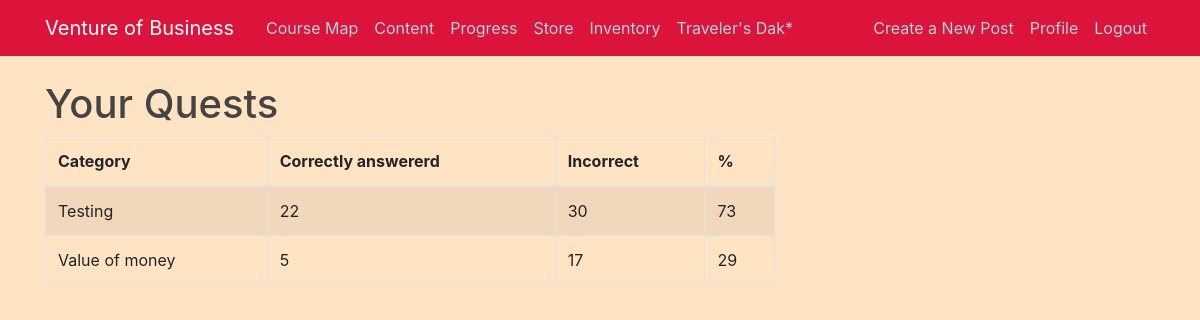
/quiz/progress/ (signed in), run on an earlier commit of the app's database.
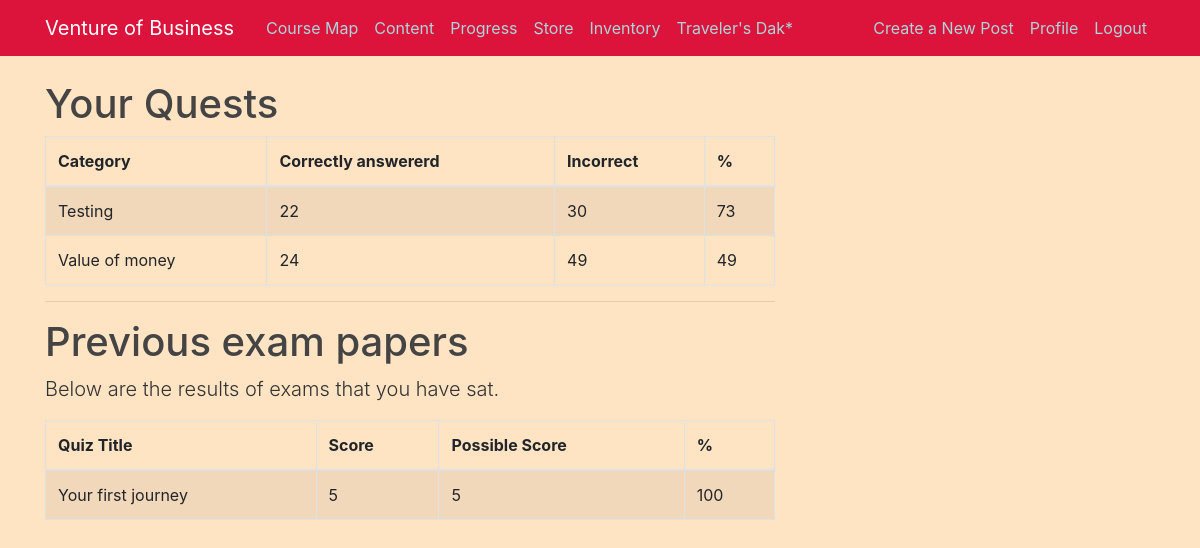
And on a later commit of the database.
### quiz/models.py (models this page shows, shortened)
class Category(models.Model):
    category = models.CharField(
        verbose_name=_("Category"),
        max_length=250, blank=True,
        unique=True, null=True)
    objects = CategoryManager()
    class Meta:
        verbose_name = _("Category")
        verbose_name_plural = _("Categories")

class Sitting(models.Model):
    user = models.ForeignKey(settings.AUTH_USER_MODEL, verbose_name=_("User"), on_delete=models.CASCADE)
    quiz = models.ForeignKey(Quiz, verbose_name=_("Quiz"), on_delete=models.CASCADE)
    question_order = models.CharField(validators=[validate_comma_separated_integer_list],
        max_length=1024, verbose_name=_("Question Order"))
    question_list = models.CharField(validators=[validate_comma_separated_integer_list],
        max_length=1024, verbose_name=_("Question List"))
    incorrect_questions = models.CharField(validators=[validate_comma_separated_integer_list],
        max_length=1024, blank=True, verbose_name=_("Incorrect questions"))
    current_score = models.IntegerField(verbose_name=_("Current Score"))
    complete = models.BooleanField(default=False, blank=False,
                                   verbose_name=_("Complete"))
    user_answers = models.TextField(blank=True, default='{}',
                                    verbose_name=_("User Answers"))
    start = models.DateTimeField(auto_now_add=True,
                                 verbose_name=_("Start"))
    end = models.DateTimeField(null=True, blank=True, verbose_name=_("End"))
    objects = SittingManager()
    class Meta:
        permissions = (("view_sittings", _("Can see completed exams.")),)
    def _question_ids(self):
        return [int(n) for n in self.question_order.split(',') if n]
    @property
    def get_percent_correct(self):
        dividend = float(self.current_score)
        divisor = len(self._question_ids())
        if divisor < 1:
            return 0            # prevent divide by zero error
        if dividend > divisor:
            return 100
        correct = int(round((dividend / divisor) * 100))
        if correct >= 1:
            return correct
        else:
            return 0
    @property
    def get_max_score(self):
        return len(self._question_ids())

class Quiz(models.Model):
    title = models.CharField(
        verbose_name=_("Title"),
        max_length=60, blank=False)
    description = models.TextField(
        verbose_name=_("Description"),
        blank=True, help_text=_("a description of the quiz"))
    url = models.SlugField(
        max_length=60, blank=False,
        help_text=_("a user friendly url"),
        verbose_name=_("user friendly url"))
    category = models.ForeignKey(
        Category, null=True, blank=True,
        verbose_name=_("Category"),
        on_delete=models.CASCADE)
    random_order = models.BooleanField(
        blank=False, default=False,
        verbose_name=_("Random Order"),
        help_text=_("Display the questions in "
                    "a random order or as they "
                    "are set?"))
    max_questions = models.PositiveIntegerField(
        blank=True, null=True, verbose_name=_("Max Questions"),
        help_text=_("Number of questions to be answered on each attempt."))
    answers_at_end = models.BooleanField(
        blank=False, default=False,
        help_text=_("Correct answer is NOT shown after question."
                    " Answers displayed at the end."),
        verbose_name=_("Answers at end"))
    exam_paper = models.BooleanField(
        blank=False, default=False,
        help_text=_("If yes, the result of each"
                    " attempt by a user will be"
                    " stored. Necessary for marking."),
        verbose_name=_("Exam Paper"))
    single_attempt = models.BooleanField(
        blank=False, default=False,
        help_text=_("If yes, only one attempt by"
                    " a user will be permitted."
                    " Non users cannot sit this exam."),
        verbose_name=_("Single Attempt"))
    pass_mark = models.SmallIntegerField(
        blank=True, default=0,
        verbose_name=_("Pass Mark"),
        help_text=_("Percentage required to pass exam."),
        validators=[MaxValueValidator(100)])
    success_text = models.TextField(
        blank=True, help_text=_("Displayed if user passes."),
        verbose_name=_("Success Text"))
    fail_text = models.TextField(
        verbose_name=_("Fail Text"),
        blank=True, help_text=_("Displayed if user fails."))
    draft = models.BooleanField(
        blank=True, default=False,
        verbose_name=_("Draft"),
        help_text=_("If yes, the quiz is not displayed"
                    " in the quiz list and can only be"
                    " taken by users who can edit"
                    " quizzes."))
    class Meta:
        verbose_name = _("Quiz")
        verbose_name_plural = _("Quizzes")

### quiz/views.py (the view)
class QuizUserProgressView(TemplateView):
    template_name = 'progress.html'
    @method_decorator(login_required)
    def dispatch(self, request, *args, **kwargs):
        return super(QuizUserProgressView, self)\
            .dispatch(request, *args, **kwargs)
    def get_context_data(self, **kwargs):
        context = super(QuizUserProgressView, self).get_context_data(**kwargs)
        progress, c = Progress.objects.get_or_create(user=self.request.user)
        context['cat_scores'] = progress.list_all_cat_scores
        context['exams'] = progress.show_exams()
        return context

### quiz/models.py (called while the page is built)
    def show_exams(self):
        return Sitting.objects.filter(user=self.user, complete=True)

### quiz/templates/progress.html (shortened to what this page needs)
{% extends "blog/base.html" %}
{% load i18n %}
{% load quiz_tags %}
{% block content %}
  {% if cat_scores %}
  <h1>{% trans "Your Quests" %}</h1>
  <table class="table table-bordered table-striped">
	<thead>
	  <tr>
		<th>{% trans "Category" %}</th>
		<th>{% trans "Correctly answererd" %}</th>
		<th>{% trans "Incorrect" %}</th>
		<th>%</th>
	  </tr>
	</thead>
	<tbody>
	  {% for cat, value in cat_scores.items %}
	  <tr>
		<td>{{ cat }}</td>
		<td>{{ value.0 }}</td>
		<td>{{ value.1 }}</td>
		<td>{{ value.2 }}</td>
	  </tr>
	  {% endfor %}
	</tbody>
  </table>
  {% endif %}
  {% if exams %}
  <hr>
  <h1>{% trans "Previous exam papers" %}</h1>
  <p class="lead">
	{% trans "Below are the results of exams that you have sat." %}
  </p>
  <table class="table table-bordered table-striped">
	<thead>
	  <tr>
		<th>{% trans "Quiz Title" %}</th>
		<th>{% trans "Score" %}</th>
		<th>{% trans "Possible Score" %}</th>
		<th>%</th>
	  </tr>
	</thead>
	<tbody>
	  {% for exam in exams %}
	  <tr>
		<td>{{ exam.quiz.title }}</td>
		<td>{{ exam.current_score }}</td>
		<td>{{ exam.get_max_score }}</td>
		<td>{{ exam.get_percent_correct }}</td>
	  </tr>
	  {% endfor %}
	</tbody>
  </table>
  {% endif %}
{% endblock %}

### blog/templates/blog/base.html (shortened to what this page needs)
{% load static %}
<!DOCTYPE html>
<html>
<head>
  <link rel="stylesheet" href="https://stackpath.bootstrapcdn.com/bootstrap/4.4.1/css/bootstrap.min.css">
  <link rel="stylesheet" type="text/css" href="{%static 'blog/main.css' %}">
</head>
<body style="background-color:bisque;">
  <header class="site-header">
    <nav style="background-color:crimson;" class="navbar navbar-expand-md navbar-dark fixed-top">
      <div class="container">
        <a class="navbar-brand mr-4" href="{% url 'blog-about' %}">Venture of Business</a>
        <div class="collapse navbar-collapse" id="navbarToggle">
          <div class="navbar-nav mr-auto">
            <a class="nav-item nav-link" href="{% url 'blog-about' %}">Course Map</a>
            <a class="nav-item nav-link" href="{% url 'blog-home' %}">Content</a>
            <a class="nav-item nav-link" href="{% url 'quiz_progress'%}">Progress</a>
            <a class="nav-item nav-link" href="{% url 'shop-page' %}">Store</a>
            <a class="nav-item nav-link" href="{% url 'inventory' %}">Inventory</a>
            <a class="nav-item nav-link" href="#">Traveler's Dak*</a>
          </div>
          <div class="navbar-nav">
            {% if user.is_authenticated %}
            <a class="nav-item nav-link" href="{% url 'post-create' %}">Create a New
              Post</a>
              <a class="nav-item nav-link" href="{% url 'profile' %}">Profile</a>
              <a class="nav-item nav-link" href="{% url 'logout' %}">Logout</a>
            {% else %}
              <a class="nav-item nav-link" href="{% url 'login' %}">Login</a>
              <a class="nav-item nav-link" href="{% url 'register' %}">Register</a>
            {% endif %}
          </div>
        </div>
      </div>
    </nav>
  </header>
  <main role="main" class="container">
    <div class="row">
      <div class="col-md-8">
        {% block content %}{% endblock %}
      </div>
    </div>
  </main>
</body>
</html>

### blog/static/blog/main.css (style rules this page uses)
body { background: #fafafa; color: #333333; margin-top: 5rem; }
h1, h2, h3, h4, h5, h6 { color: #444444; }
.site-header .navbar-nav .nav-link { color: #abd5db; }

What changed in the data, as far as the page shows it:
added Sitting: quiz "Your first journey", current_score "5", get_max_score "5", get_percent_correct "100"
Also different on the page:
new list line: "Value of money"
new list line: "24 49 49"
text now shown: "Previous exam papers Below are the results of exams that you have sat. Quiz Title Score Possible Score %"
list line gone: "Value of money"
list line gone: "5 17 29"
